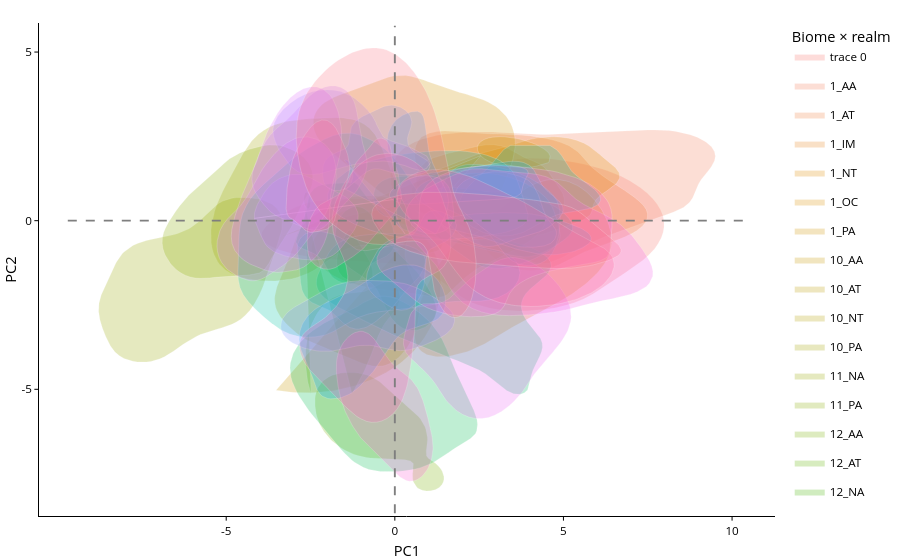

The code cell stored with this chart in its notebook:
### Code cell
library(plotly)

p <- ggplot(
  contours_50,
  aes(
    x = PC1,
    y = PC2,
    group = region,
    fill = region,
    text = region
  )
) +
  geom_polygon(
    alpha = 0.25,
    color = "white",
    linewidth = 0.2
  ) +
  geom_hline(
    yintercept = 0,
    linetype = "dashed",
    color = "grey50"
  ) +
  geom_vline(
    xintercept = 0,
    linetype = "dashed",
    color = "grey50"
  ) +
  coord_equal() +
  theme_classic() +
  labs(
    x = "PC1",
    y = "PC2",
    fill = "Biome × realm"
  )

ggplotly(p, tooltip = "text")
